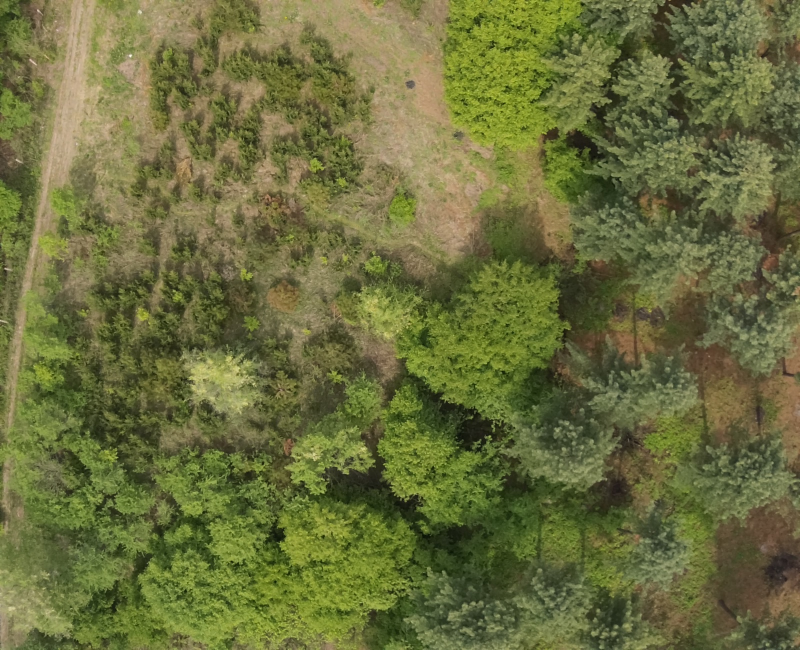
#> input picture DJI_P4M_image_process/src_images/DJI_0010.JPG, 1600 x 1300 px (shown at 1/2 size); its folder holds 4 pictures in this run
$ python main.py
#> lines starting #> are read from the running program, lines starting #| are printed output that depends on the picture
### DJI_P4M_image_process/registration.py
'''
图像配准我选用了相位相关法
'''
import os
import shutil

import cv2
import numpy as np
import tifffile
def read_image_1ch(image_path):#兼容JPG和TIF格式，返回一通道灰度图
#> called with image_path = './src_images/DJI_0010.JPG'
    image=None
    if image_path.endswith(".JPG"):
        image = cv2.imread(image_path,cv2.IMREAD_GRAYSCALE)
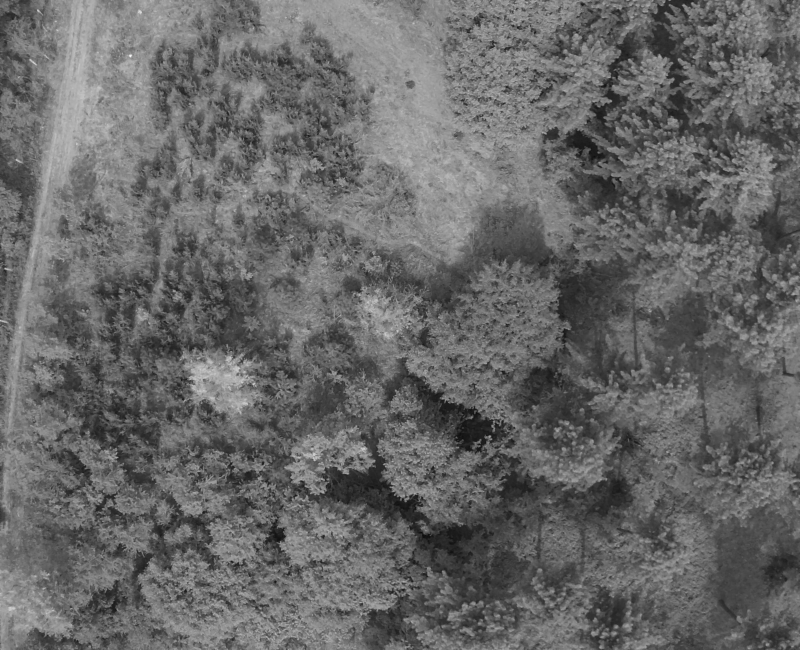
#> image: shape (1300, 1600) (shown at 1/2 size); min 6, max 253, mean 103.4
    elif image_path.endswith(".TIF"):
        image = tifffile.imread(image_path)
    return image

def fft_oneband_to_jpg(jpg_path, band_index):
    filename = os.path.split(jpg_path)[1]
    # if outdir:
    #     jpg_out_path = os.path.join(outdir, filename)
    image1 = read_image_1ch(jpg_path)
    image2 = tifffile.imread(jpg_path[:-5]+str(band_index)+".TIF")
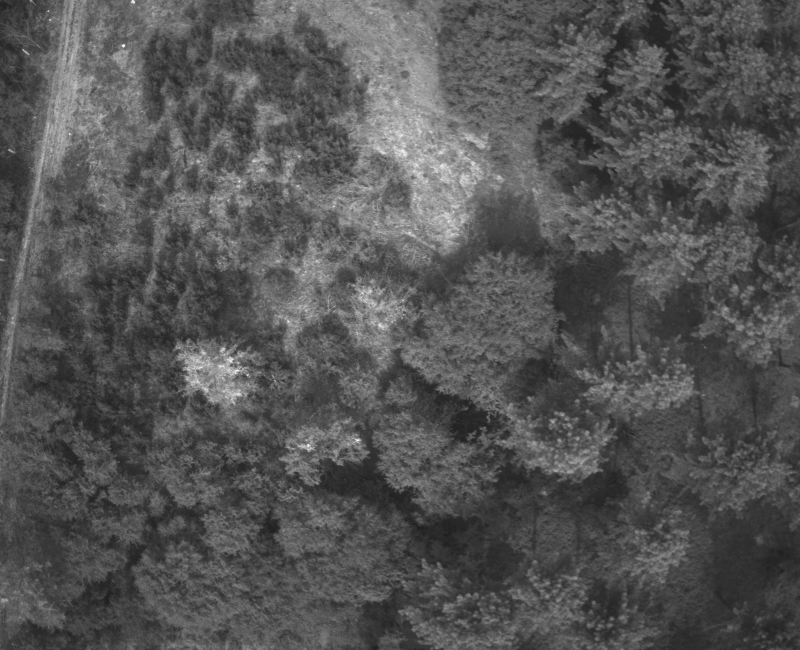
#> input picture DJI_P4M_image_process/src_images/DJI_0011.TIF, 1600 x 1300 px (shown at 1/2 size)
#> image2 is the input picture: shape (1300, 1600) uint16; min 6336, max 65408, mean 21631.2

    image1 = image1.astype(np.float32)
    image2 = image2.astype(np.float32)
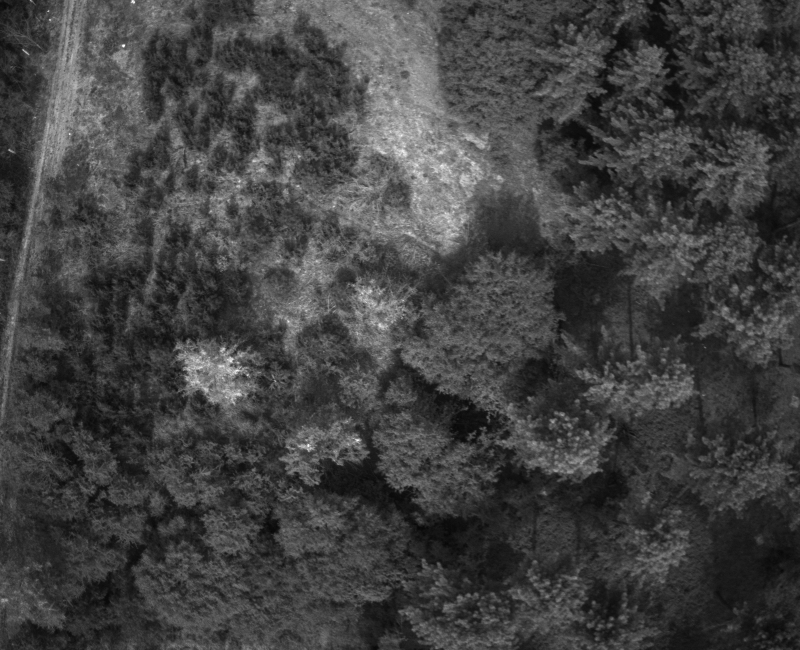
#> image2: shape (1300, 1600) float32 (shown at 1/2 size); min 6336, max 65408, mean 21631.2; drawn with min black and max white

    # 计算傅里叶变换
    fft1 = np.fft.fft2(image1)
    fft2 = np.fft.fft2(image2)

    # 计算频率域的相位相关
    pro = fft1 * np.conj(fft2)
    cps = pro / (np.abs(pro) + 1e-8)
    cps_shift = np.fft.ifftshift(cps)

    cps_ifft = np.fft.ifft2(cps_shift)
    cps_ifft_abs = np.abs(cps_ifft)
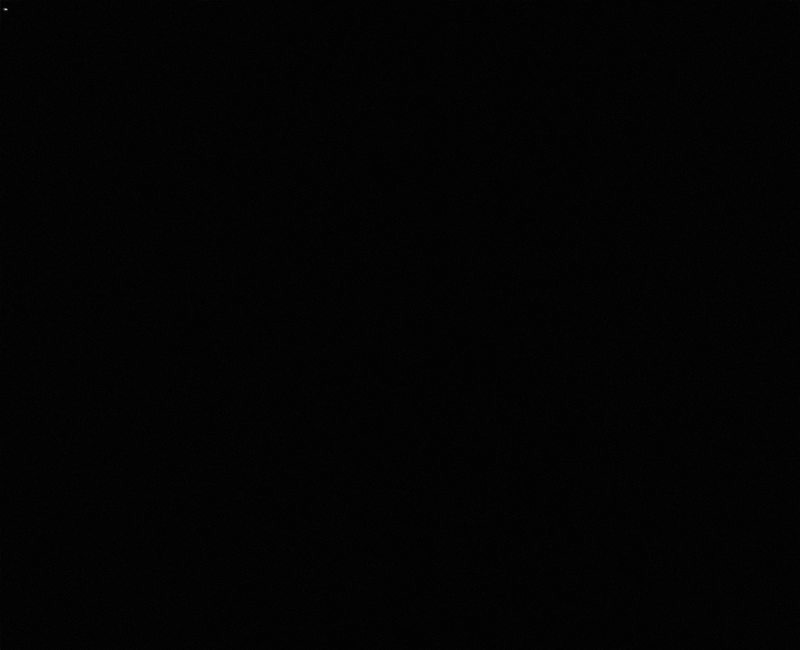
#> cps_ifft_abs: shape (1300, 1600) float64 (shown at 1/2 size); min 5.16e-10, max 0.0435, mean 0.000549; drawn with min black and max white
    # 找到最大值位置
    y, x = np.unravel_index(np.argmax(cps_ifft_abs), cps_ifft_abs.shape)
#> y = 18; x = 11

    # 计算平移量
    height, width = image1.shape
#> height = 1300; width = 1600
    shift_x = x if x <= width / 2 else x - width
#> shift_x = 11
    shift_y = y if y <= height / 2 else y - height
#> shift_y = 18
    #
    # print("Shift in X:", shift_x)
    # print("Shift in Y:", shift_y)
    M = np.float32([[1, 0, -shift_x], [0, 1, -shift_y]])
#> M = [[1, 0, -11], [0, 1, -18]]
    # [7 lines of commented-out code are left out]
    return M

### DJI_P4M_image_process/util.py
# num_to_color.py
import cv2


# [4 lines left out: function Align, not called in this run]

_color_map = {
    1: "blue",
    2: "green",
    3: "red",
    4: "rededge",
    5: "nir"
}

# 反向映射
_reverse_color_map = {v: k for k, v in _color_map.items()}

def num_to_color(num):
    """
    将数字 1-5 映射为颜色字符串。
    """
    if num not in _color_map:
        raise ValueError("输入必须是1到5之间的整数")
    return _color_map[num]

# [8 lines left out: function color_to_num, not called in this run]

# [6 lines of commented-out code are left out]

### DJI_P4M_image_process/main.py
import os

import cv2

'''只执行校正功能，保留camera输出结果到uint16,不进行归一化
'''

import os
import shutil

import numpy as np
import tifffile as tiff
import cv2 as cv
import pyexiv2

from matplotlib import pyplot as plt
import matplotlib as mpl
mpl.use('TkAgg')
import matplotlib.pyplot as plt
import re
import json
from registration import fft_oneband_to_jpg
from enum import Enum
from util import num_to_color, color_to_num, Align

#文件名称中序号代表不同波段
def normalize(im,num=65535):
    return im / num


# [121 lines left out: functions r_euclidean_distance, vignetting, DistortionCorrection, camera, ref_one_group, not called in this run]
        # [5 lines of commented-out code are left out]
def cmpt_registration_one_group(tif_dir, jpgfilename):
    M_lists= {}#平移变换矩阵存放
    for i in [1,2,3,4,5]:#可为0,1,2
        M = fft_oneband_to_jpg(os.path.join(tif_dir, jpgfilename),i)
        M_lists[num_to_color(i)]=M
    return M_lists

def main(tif_dir,out_dir,args):
    filenames = [item for item in os.listdir(tif_dir)  if (item.endswith('.JPG'))]#筛选所有JPG文件
    for filename in filenames:
        # 将各光谱图均向JPG彩色图对齐。用原图进行图像配准，计算平移量备用
        M_lists = cmpt_registration_one_group(tif_dir, filename)#
        #辐射校正
        ref_lists,xmp_lists = ref_one_group(tif_dir, filename,out_dir,args)
        # 平移多光谱图像，一致向JPG图像对齐
        blue_ref = ref_lists.get(num_to_color(1))
        blue_ref = Align(blue_ref,M_lists.get(num_to_color(1)))

        green_ref = ref_lists.get(num_to_color(2))
        green_ref = Align(green_ref,M_lists.get(num_to_color(2)))

        red_ref = ref_lists.get(num_to_color(3))
        red_ref = Align(red_ref,M_lists.get(num_to_color(3)))

        rededge_ref = ref_lists.get(num_to_color(4))
        rededge_ref = Align(rededge_ref,M_lists.get(num_to_color(4)))

        nir_ref = ref_lists.get(num_to_color(5))
        nir_ref = Align(nir_ref,M_lists.get(num_to_color(5)))
        #计算植被指数
        result_vi = eval(args.get("formula"))
        out_path= os.path.join(out_dir, filename[:-4] + "_vi.JPG")

        ############ 第一种可视化指数结果
        plt.imshow(result_vi,cmap='RdYlGn')
        plt.colorbar()
        f = plt.gcf()  # 获取当前图像
        f.savefig(out_path)
        f.clear()  # 释放内存
        # plt.show()

        # ############## 第二种根据vi的数值范围映射到0-255之间，保存为灰度图像，但这种粗略的可视化会丢失一定有效信息，尽量统计一下数据中集中的数据范围
        # # 例如ndvi一般分布在-1-1，如下归一化到 [0, 255]
        # normalized = ((result_vi + 1) / 2 * 255).clip(0, 255).astype(np.uint8)
        # # 保存图像
        # cv2.imwrite(out_path, normalized)

        print("处理完：{}".format(filename))

if __name__ == '__main__':

    args ={
        "tif_dir" : "./src_images",#源图像所在文件夹
        "out_dir" : "./out_images",
        "formula" :"(nir_ref-red_ref)/(nir_ref+red_ref)",#请严格以blue_ref,green_ref,red_ref,rededge_ref和nir_ref五个变量构造计算公式。
        #################################
        # "is_vis_ref":"./vis_refimages",#是否可视化校正后的ref

        # 执行校正步骤，包括'black'：暗角校正, 'vig'：暗角补偿，'dist'：畸变校正, 'iso'：增益校正, 'gd'：感度校正,
        # "type": ['black','norm','vig','dist','iso','gd'], #执行的校正步骤
        "type": ['black','norm','vig','iso','gd'], #畸变校正对图像外观改变较大，在允许一定位置差异的情况下，我觉得可省略，
        "is_dist_jpg": False,  # 是否同时将JPG进行畸变校正
    }
    if not os.path.exists(args.get("out_dir")):
        os.mkdir(args.get("out_dir"))

#> (the run stopped early here; a loop or call above may not have finished)
